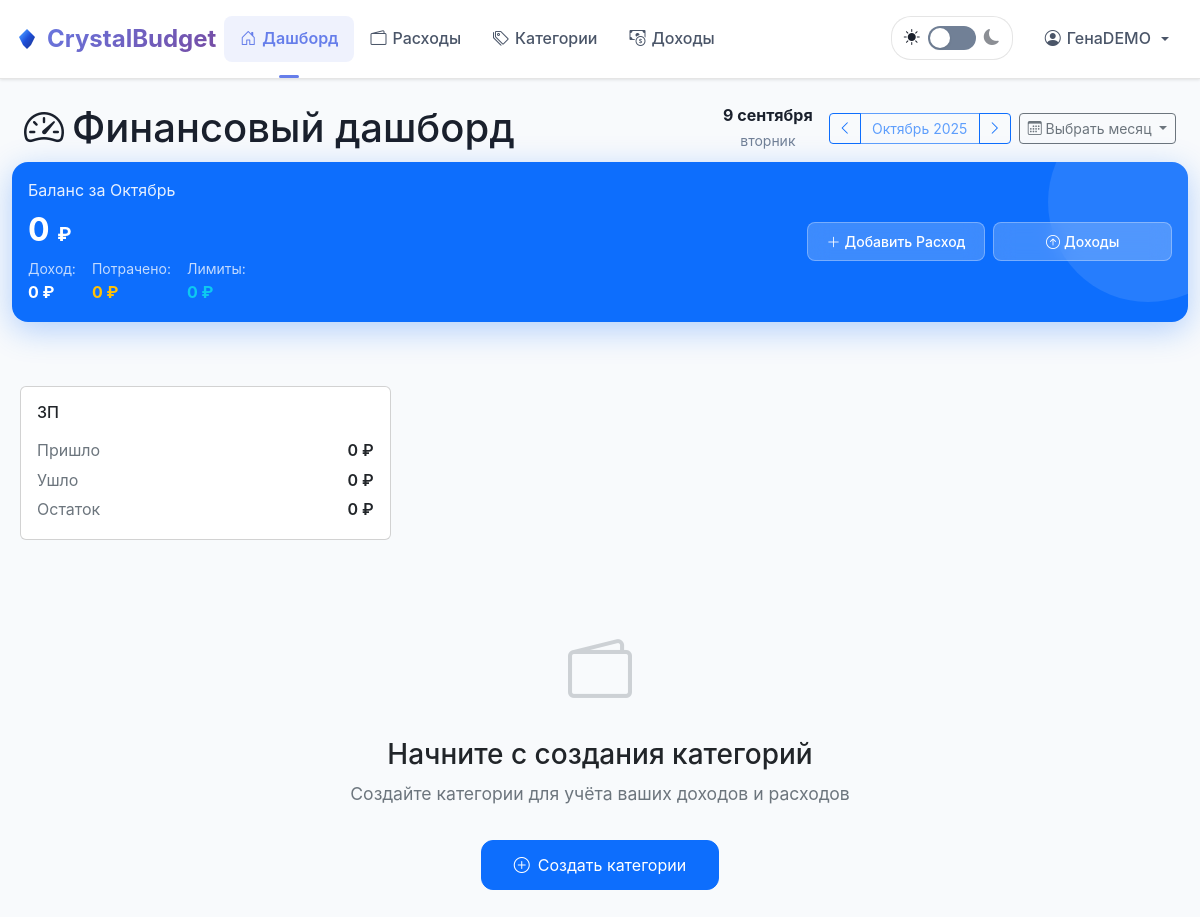
The page /dashboard?month=2025-10 (signed in) on the database its author committed.
### tables this page shows
CREATE TABLE income_sources (
            id INTEGER PRIMARY KEY AUTOINCREMENT,
            name TEXT NOT NULL,
            is_default BOOLEAN DEFAULT 0,
            user_id INTEGER NOT NULL,
            created_at TIMESTAMP DEFAULT CURRENT_TIMESTAMP,
            FOREIGN KEY (user_id) REFERENCES users (id) ON DELETE CASCADE
        );

### app.py (the view, shortened to what this page needs)
@app.route("/dashboard")
@login_required
def dashboard():
    month = request.args.get("month") or datetime.now().strftime("%Y-%m")
    conn = get_db()
    uid = session["user_id"]
    try:
        current_date = datetime.strptime(month, "%Y-%m")
        prev_month = (current_date.replace(day=1) - timedelta(days=1)).strftime("%Y-%m")
        next_month = (current_date.replace(day=28) + timedelta(days=4)).replace(day=1).strftime("%Y-%m")
        current_month_name = current_date.strftime("%B %Y")
        month_names_ru = {
            "January": "Январь", "February": "Февраль", "March": "Март", "April": "Апрель",
            "May": "Май", "June": "Июнь", "July": "Июль", "August": "Август",
            "September": "Сентябрь", "October": "Октябрь", "November": "Ноябрь", "December": "Декабрь"
        }
        eng_month_name = current_date.strftime("%B")
        current_month_name = f"{month_names_ru.get(eng_month_name, eng_month_name)} {current_date.year}"
        month_names = ["Январь", "Февраль", "Март", "Апрель", "Май", "Июнь",
                       "Июль", "Август", "Сентябрь", "Октябрь", "Ноябрь", "Декабрь"]
    except ValueError:
        month = datetime.now().strftime("%Y-%m")
        current_date = datetime.now()
        prev_month = (current_date.replace(day=1) - timedelta(days=1)).strftime("%Y-%m")
        next_month = (current_date.replace(day=28) + timedelta(days=4)).replace(day=1).strftime("%Y-%m")
        current_month_name = "Текущий месяц"
        month_names = ["Январь", "Февраль", "Март", "Апрель", "Май", "Июнь",
                       "Июль", "Август", "Сентябрь", "Октябрь", "Ноябрь", "Декабрь"]
    categories = conn.execute(
        "SELECT * FROM categories WHERE user_id=? ORDER BY name", (uid,)
    ).fetchall()
    income_sum = conn.execute(
        """
        SELECT COALESCE(SUM(amount), 0)
        FROM income_daily
        WHERE user_id = ? AND strftime('%Y-%m', date) = ?
        """,
        (uid, month),
    ).fetchone()[0]
    expenses_rows = conn.execute(
        """
        SELECT e.id, e.date, e.amount, e.note, c.name as category_name
        FROM expenses e
        JOIN categories c ON c.id = e.category_id
        WHERE e.user_id = ? AND e.month = ?
        ORDER BY e.date DESC, e.id DESC
        """,
        (uid, month),
    ).fetchall()
    spent_by_cat = conn.execute(
        """
        SELECT c.id, c.name, COALESCE(SUM(e.amount), 0) as spent
        FROM categories c
        LEFT JOIN expenses e ON e.category_id = c.id AND e.user_id = c.user_id AND e.month = ?
        WHERE c.user_id = ?
        GROUP BY c.id, c.name
        """,
        (month, uid),
    ).fetchall()
    rule_rows = conn.execute(
        "SELECT category_id, source_id FROM source_category_rules WHERE user_id=?",
        (uid,),
    ).fetchall()
    rule_map = {r["category_id"]: r["source_id"] for r in rule_rows}
    sources = conn.execute(
        "SELECT id, name FROM income_sources WHERE user_id=? ORDER BY name", (uid,)
    ).fetchall()
    income_by_source = {
        s["id"]: conn.execute(
            """
            SELECT COALESCE(SUM(amount),0) FROM income_daily
            WHERE user_id=? AND source_id=? AND strftime('%Y-%m', date)=?
            """,
            (uid, s["id"], month),
        ).fetchone()[0]
        for s in sources
    }
    limits = conn.execute(
        "SELECT id, name, limit_type, value FROM categories WHERE user_id=?",
        (uid,),
    ).fetchall()
    data = []
    expense_by_source = {s["id"]: 0.0 for s in sources}
    limits_by_source = {s["id"]: 0.0 for s in sources}
    source_balances = []
    for s in sources:
        sid = s["id"]
        inc = float(income_by_source.get(sid, 0.0))
        sp = float(expense_by_source.get(sid, 0.0))
        limits_total = float(limits_by_source.get(sid, 0.0))
        remaining_after_limits = inc - limits_total  # остается после всех запланированных лимитов
        source_balances.append(
            dict(source_id=sid, source_name=s["name"], income=inc, spent=sp,
                 rest=inc - sp, limits_total=limits_total, remaining_after_limits=remaining_after_limits)
        )
    conn.close()
    today = datetime.now().strftime("%Y-%m-%d")
    return render_template(
        "dashboard.html",
        categories=categories,
        expenses=expenses_rows,
        budget_data=data,
        income=income_sum,
        current_month=month,
        current_month_name=current_month_name,
        prev_month=prev_month,
        next_month=next_month,
        month_names=month_names,
        today=today,
        source_balances=source_balances,
        sources=sources,
    )

### templates/dashboard.html (shortened to what this page needs)
{% extends "base.html" %}
{% block content %}
<div class="row align-items-center justify-content-between header-row mb-4">
  <div class="col-auto">
    <h1 class="m-0 d-flex align-items-center gap-2">
      <i class="bi bi-speedometer2"></i> Финансовый дашборд
    </h1>
  </div>
  <div class="col-12 col-md-auto">
    <div class="d-flex align-items-center justify-content-between flex-wrap gap-3">
      <div class="text-center">
        <div class="fw-bold text-primary" id="current-date-display"></div>
        <small class="text-muted" id="current-day-display"></small>
      </div>
      <div class="d-flex align-items-center gap-2">
        <div class="btn-group" role="group">
          <a href="?month={{ prev_month }}" class="btn btn-outline-primary btn-sm">
            <i class="bi bi-chevron-left"></i>
          </a>
          <span class="btn btn-outline-primary btn-sm disabled d-none d-sm-inline" style="min-width: 120px;">
            {{ current_month_name }}
          </span>
          <a href="?month={{ next_month }}" class="btn btn-outline-primary btn-sm">
            <i class="bi bi-chevron-right"></i>
          </a>
        </div>
        <div class="dropdown">
          <button class="btn btn-sm btn-outline-secondary dropdown-toggle" type="button" data-bs-toggle="dropdown">
            <span class="d-none d-md-inline"><i class="bi bi-calendar3"></i> Выбрать месяц</span>
          </button>
      </div>
    </div>
  </div>
</div>
<div class="balance-hero p-3 mb-4">
  <div class="row align-items-center">
    <div class="col-md-8">
      <div class="balance-label">Баланс за {{ current_month_name.split()[0] }}</div>
      {% set total_spent = budget_data|map(attribute='spent')|sum %}
      <h2 class="balance-amount mb-2">{{ (income - total_spent)|format_amount }} <small style="font-size:0.6em">₽</small></h2>
      <div class="d-flex gap-3 flex-wrap">
        <div>
          <small class="d-block opacity-75">Доход:</small>
          <strong>{{ income|format_amount }} ₽</strong>
        </div>
        <div>
          <small class="d-block opacity-75">Потрачено:</small>
          <strong class="text-warning">{{ total_spent|format_amount }} ₽</strong>
        </div>
        <div class="d-none d-md-block">
          <small class="d-block opacity-75">Лимиты:</small>
          <strong class="text-info">{{ budget_data|map(attribute='limit')|sum|format_amount }} ₽</strong>
        </div>
      </div>
    </div>
    <div class="col-md-4 text-md-end mt-3 mt-md-0">
      <div class="balance-actions">
        <button type="button" class="btn btn-balance" data-bs-toggle="modal" data-bs-target="#expenseModal">
          <i class="bi bi-plus-lg me-1"></i><span class="d-none d-lg-inline">Добавить </span>Расход
        </button>
        <button type="button" class="btn btn-balance" data-bs-toggle="modal" data-bs-target="#incomeModal">
          <i class="bi bi-arrow-up-circle me-1"></i>Доходы
        </button>
      </div>
    </div>
  </div>
</div>
{% if source_balances and source_balances|length > 0 %}
<div class="row g-3 mb-4">
  {% for s in source_balances %}
  <div class="col-12 col-sm-6 col-lg-4">
    <div class="card source-card">
      <div class="card-body">
        <h6 class="mb-3">{{ s.source_name }}</h6>
        <div class="d-flex justify-content-between mb-1"><span class="k">Пришло</span><span class="v currency">{{ s.income|format_amount }} <span class="currency-display">{{ currency_symbol|default("₽") }}</span></span></div>
        <div class="d-flex justify-content-between mb-1"><span class="k">Ушло</span><span class="v currency">{{ s.spent|format_amount }} <span class="currency-display">{{ currency_symbol|default("₽") }}</span></span></div>
        <div class="d-flex justify-content-between">
          <span class="k">Остаток</span>
          <span class="v currency {% if s.rest < 0 %}text-danger{% endif %}">{{ s.rest|format_amount }} <span class="currency-display">{{ currency_symbol|default("₽") }}</span></span>
        </div>
      </div>
    </div>
  </div>
  {% endfor %}
</div>
{% endif %}
{% if budget_data %}
<div class="d-md-none mb-4">
  <h5 class="mb-3">Категории ({{ budget_data|length }})</h5>
  <div class="row g-3">
    {% for item in budget_data %}
      {% set progress_percent = (item.limit > 0 and (item.spent / item.limit * 100) or 0) | round(1) %}
      {% set rest = item.limit - item.spent %}
      {% set color_class = 'success' if progress_percent < 50 else ('warning' if progress_percent < 80 else 'danger') %}
      <div class="col-12">
        <div class="card category-card">
          <div class="category-color bg-{{ color_class }}"></div>
          <div class="card-body">
            <div class="d-flex align-items-center">
              <div class="category-icon bg-{{ color_class }}-subtle text-{{ color_class }}">
                <i class="bi bi-tag"></i>
              </div>
              <div class="flex-grow-1">
                <h6 class="mb-1 fw-bold">{{ item.category_name }}</h6>
                <div class="d-flex justify-content-between align-items-center">
                  <span class="text-muted small">{{ item.spent|format_amount }} / {{ item.limit|format_amount }} ₽</span>
                  <span class="badge bg-{{ color_class }}-subtle text-{{ color_class }}">{{ progress_percent }}%</span>
                </div>
              </div>
              <div class="progress-circle-wrapper">
                <svg class="progress-ring" viewBox="0 0 84 84">
                  <circle class="bg" cx="42" cy="42" r="40"></circle>
                  <circle class="progress progress-{{ color_class }}" cx="42" cy="42" r="40"
                          style="stroke-dashoffset: {{ 251.3 * (1 - progress_percent / 100) }}"></circle>
                </svg>
                <div class="progress-circle-text">{{ progress_percent }}%</div>
              </div>
            </div>
            <div class="category-stats">
              <div>
                <small class="text-muted">Осталось:</small>
                <div class="fw-semibold {{ 'text-danger' if rest < 0 else 'text-success' }}">{{ rest|format_amount }} ₽</div>
              </div>
              {% if item.source_name %}
              <div class="text-end">
                <small class="text-muted">Источник:</small>
                <div class="text-primary small fw-semibold">{{ item.source_name }}</div>
              </div>
              {% endif %}
            </div>
          </div>
        </div>
      </div>
    {% endfor %}
  </div>
</div>
<div class="d-none d-md-block modern-card">
  <div class="card-body table-wrap">
    <table class="table-modern w-100" id="categoriesTable">
      <thead>
        <tr>
          <th class="sortable" data-sort="category">
            Категория <i class="bi bi-arrow-down-up ms-1 sort-icon"></i>
          </th>
          <th class="text-end sortable hide-mobile" data-sort="limit">
            Лимит <i class="bi bi-arrow-down-up ms-1 sort-icon"></i>
          </th>
          <th class="text-end sortable" data-sort="spent">
            <span class="d-none d-md-inline">Потрачено</span>
            <span class="d-md-none">Трат</span>
            <i class="bi bi-arrow-down-up ms-1 sort-icon"></i>
          </th>
          <th class="sortable hide-mobile" data-sort="progress" style="min-width:200px">
            Прогресс <i class="bi bi-arrow-down-up ms-1 sort-icon"></i>
          </th>
          <th class="text-end sortable" data-sort="remaining">
            <span class="d-none d-md-inline">Остаток</span>
            <span class="d-md-none">Ост</span>
            <i class="bi bi-arrow-down-up ms-1 sort-icon"></i>
          </th>
          <th class="text-end sortable mobile-compact" data-sort="source">
            <span class="d-none d-md-inline">Источник дохода</span>
            <span class="d-md-none">Источник</span>
            <i class="bi bi-arrow-down-up ms-1 sort-icon"></i>
          </th>
        </tr>
      </thead>
      <tbody>
        {% for item in budget_data %}
          {% set progress_percent = (item.limit > 0 and (item.spent / item.limit * 100) or 0) | round(1) %}
          {% set rest = item.limit - item.spent %}
          {% set status_order = 3 if item.spent > item.limit else (2 if item.limit > 0 and (item.spent / item.limit) > 0.8 else 1) %}
          <tr data-category="{{ item.category_name }}"
              data-limit="{{ item.limit }}"
              data-spent="{{ item.spent }}"
              data-progress="{{ progress_percent }}"
              data-remaining="{{ rest }}"
              data-status="{{ status_order }}"
              data-source="{{ item.source_name or 'Не привязано' }}">
            <td class="cell-title">
              {{ item.category_name }}
              <div class="d-md-none small text-muted mt-1">
                Лимит: {{ item.limit|format_amount }} {{ currency_symbol|default("₽") }}
              </div>
            </td>
            <td class="text-end currency hide-mobile">{{ item.limit|format_amount }} <span class="currency-display">{{ currency_symbol|default("₽") }}</span></td>
            <td class="text-end currency {{ 'text-danger' if item.spent > item.limit else '' }}">
              {{ item.spent|format_amount }} <span class="currency-display">{{ currency_symbol|default("₽") }}</span>
              <div class="d-md-none mt-1">
                <div class="progress" style="height: 6px;">
                  <div class="progress-bar {% if progress_percent < 50 %}bg-success{% elif progress_percent < 80 %}bg-warning{% else %}bg-danger{% endif %}"
                       role="progressbar"
                       style="width: {{ [progress_percent, 100] | min }}%;">
                  </div>
                </div>
                <small class="text-muted">{{ progress_percent }}%</small>
              </div>
            </td>
            <td class="hide-mobile">
              <div class="d-flex align-items-center gap-2">
                <div class="flex-grow-1">
                  <div class="progress">
                    <div class="progress-bar {% if progress_percent < 50 %}bg-success{% elif progress_percent < 80 %}bg-warning{% else %}bg-danger{% endif %}"
                         role="progressbar"
                         style="width: {{ [progress_percent, 100] | min }}%;">
                    </div>
                  </div>
                </div>
                <small class="text-muted" style="width:48px;text-align:right;">{{ progress_percent }}%</small>
              </div>
            </td>
            <td class="text-end currency {{ 'text-danger' if rest < 0 else 'text-success' }}">{{ rest|format_amount }} <span class="currency-display">{{ currency_symbol|default("₽") }}</span></td>
            <td class="text-end mobile-compact">
              {% if item.source_name %}
                <span class="d-none d-md-inline text-primary small">{{ item.source_name }}</span>
                <span class="d-md-none text-primary small">{{ item.source_name[:8] }}{{ '...' if item.source_name|length > 8 else '' }}</span>
              {% else %}
                <span class="text-muted small">
                  <span class="d-none d-md-inline">Не привязано</span>
                  <span class="d-md-none">—</span>
                </span>
              {% endif %}
            </td>
          </tr>
        {% endfor %}
      </tbody>
    </table>
  </div>
</div>
{% else %}
<div class="empty-state">
  <div class="empty-state-icon">
    <i class="bi bi-wallet2"></i>
  </div>
  <h3>Начните с создания категорий</h3>
  <p>Создайте категории для учёта ваших доходов и расходов</p>
  <a href="{{ url_for('categories') }}" class="btn btn-primary btn-lg">
    <i class="bi bi-plus-circle me-2"></i>Создать категории
  </a>
</div>
{% endif %}
{% endblock %}

### rows shown on the page
income_sources: source_name "ЗП", income "0", currency_symbol "₽", spent "0", rest "0"

### other values the page prints
{{ session.name or session.email }} "ГенаDEMO"
{{ current_month_name }} "Октябрь 2025"
{{ current_month_name.split()[0] }} "Октябрь"
{{ (income - total_spent)|format_amount }} "0"
{{ income|format_amount }} "0"
{{ total_spent|format_amount }} "0"
{{ budget_data|map(attribute='limit')|sum|format_amount }} "0"
